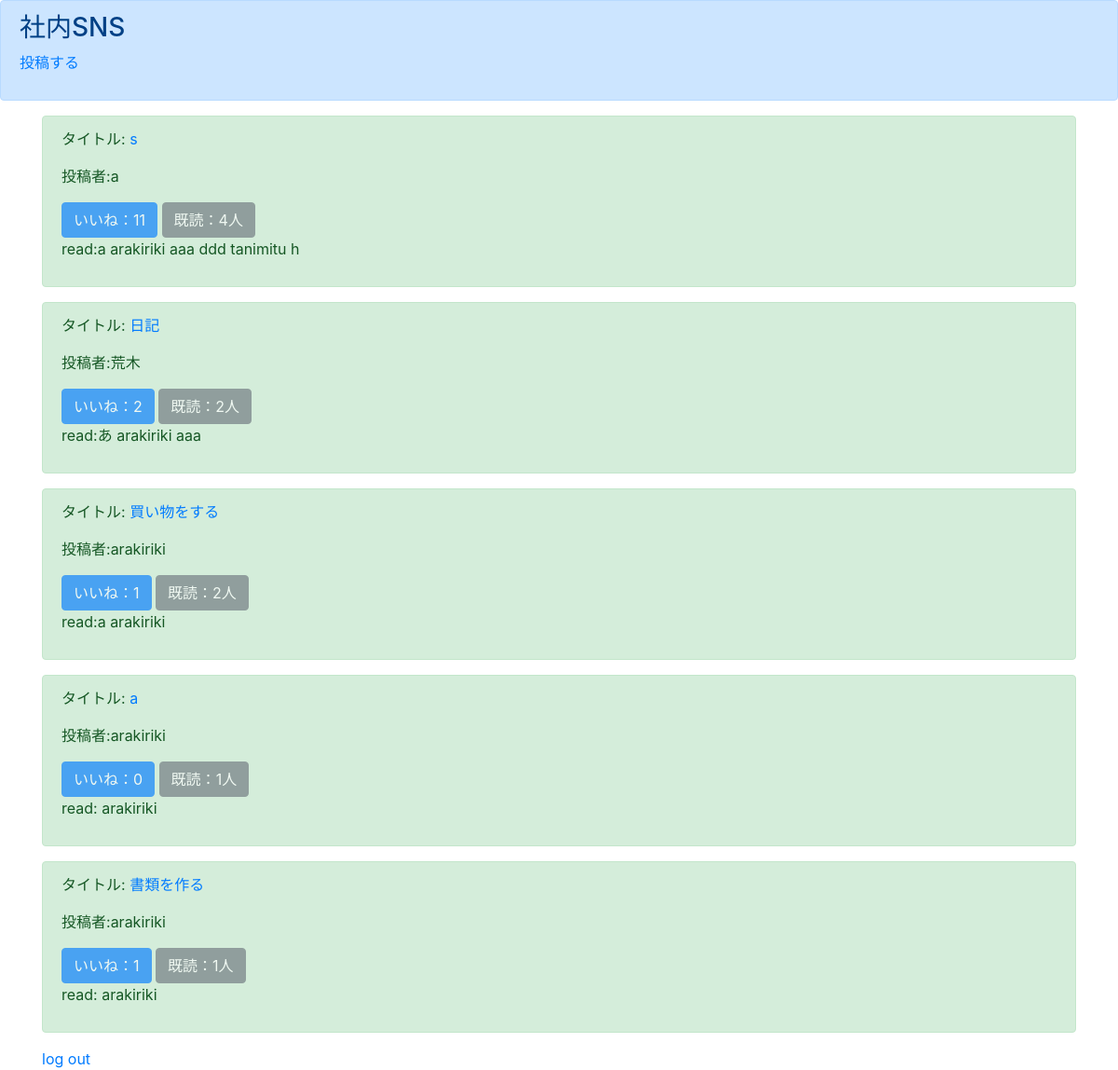
The page /list/ (signed in) on the database as committed earlier.
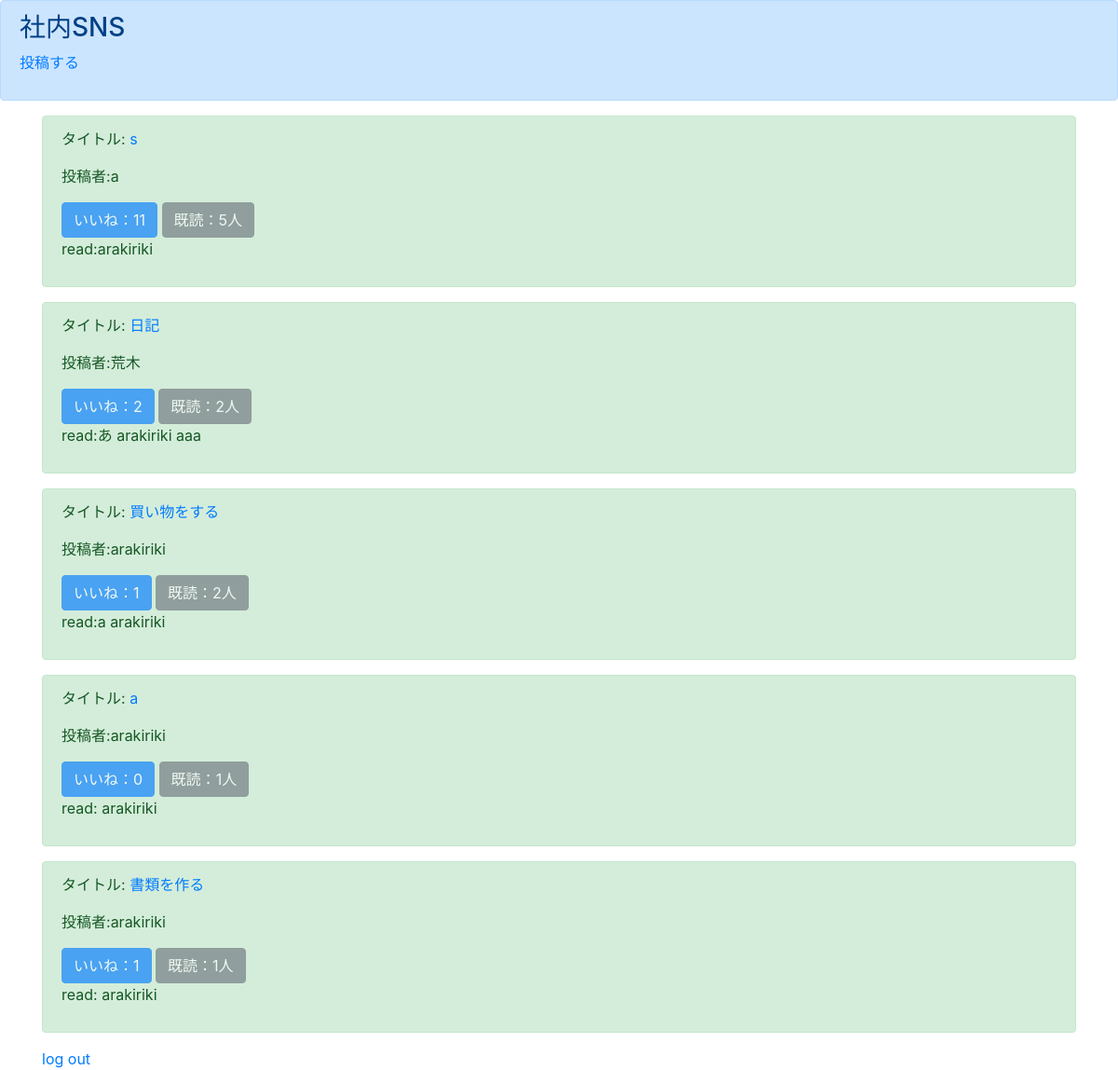
The same page on the database as committed later.
### boardapp/models.py (models this page shows)
class BoardModel(models.Model):
    title = models.CharField(max_length=100)
    content = models.TextField()
    author = models.CharField(max_length=50)
    snsimage = models.ImageField(upload_to='')
    good = models.IntegerField(null=True,blank=True,default=0)
    read = models.IntegerField(null=True,blank=True,default=0)
    readtext = models.TextField(null=True,blank=True,default=' ')

### boardapp/views.py (the view)
# urls.py: path('list/',listfunc,name='list'),
@login_required
def listfunc(request):
    object_list = BoardModel.objects.all()
    return render(request,'list.html',{'object_list':object_list})

### templates/list.html
{% extends 'base.html' %}
{% block header %}
<div class="alert alert-primary" role="alert">
  <h3>社内SNS</h3>
  <p><a href='{% url 'create' %}'>投稿する</a></p>
</div>
{% endblock header %}
{% block content %}
<div class='container'>
    {% for item in object_list %}
    <div class="alert alert-success" role="alert">
    <p>タイトル:<a href='{% url 'detail' item.pk %}'> {{ item.title }}</a></p>
    <p>投稿者:{{ item.author }}</p>
    <a href="#" class="btn btn-primary disabled" tabindex="-1" role="button" aria-disabled="true">いいね：{{item.good}}</a>
    <a href="#" class="btn btn-secondary disabled" tabindex="-1" role="button" aria-disabled="true">既読：{{item.read}}人</a>
    <p>read:{{ item.readtext }}</p>
    </div>
    {% endfor %}
    <a href='{% url 'logout' %}'>log out</a>
</div>
{% endblock content %}

### templates/base.html (shortened to what this page needs)
<!doctype html>
<html lang="ja">
  <head>
    <link rel="stylesheet" href="https://stackpath.bootstrapcdn.com/bootstrap/4.3.1/css/bootstrap.min.css">
  </head>
    {% block header %}
    {% endblock header %}
    {% block content %}
    {% endblock content %}
</html>

Rows that differ between the two databases and show on the page:
changed BoardModel (number 1 of 5 on the later page): read "4" → "5"; readtext "a arakiriki aaa ddd tanimitu h" → "arakiriki"
